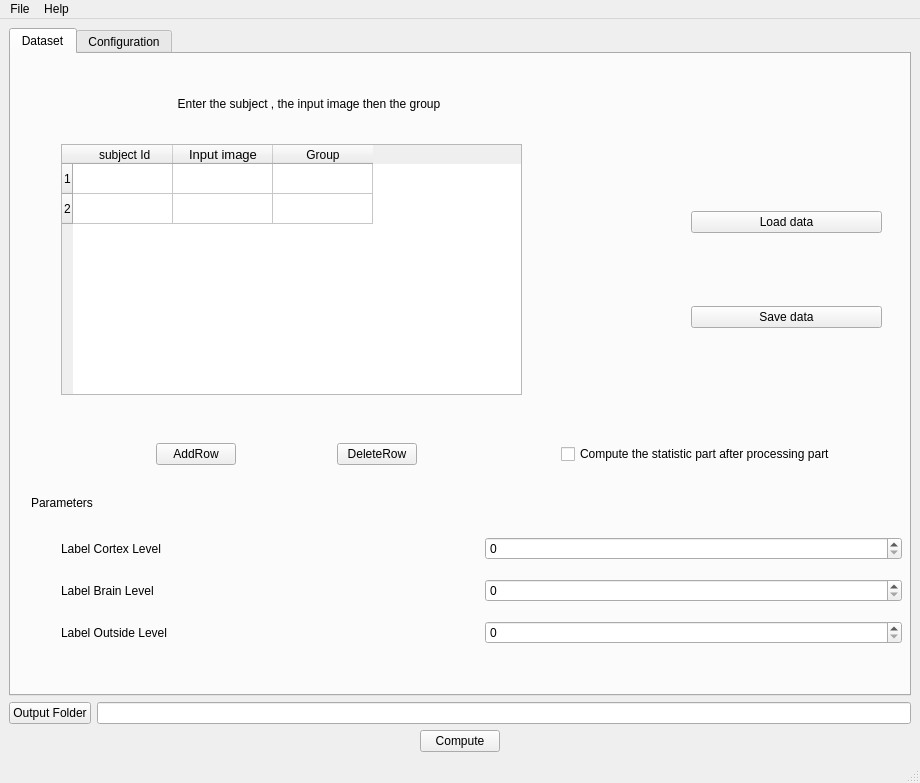
<?xml version="1.0" encoding="UTF-8"?>
<ui version="4.0">
 <class>MainWindow</class>
 <widget class="QMainWindow" name="MainWindow">
  <property name="geometry">
   <rect>
    <x>0</x>
    <y>0</y>
    <width>920</width>
    <height>783</height>
   </rect>
  </property>
  <property name="windowTitle">
   <string>MainWindow</string>
  </property>
  <widget class="QWidget" name="centralwidget">
   <layout class="QVBoxLayout" name="verticalLayout_4">
    <item>
     <widget class="QTabWidget" name="tabWidget">
      <property name="contextMenuPolicy">
       <enum>Qt::NoContextMenu</enum>
      </property>
      <property name="currentIndex">
       <number>0</number>
      </property>
      <widget class="QWidget" name="Dataset">
       <attribute name="title">
        <string>Dataset</string>
       </attribute>
       <widget class="QLabel" name="label">
        <property name="geometry">
         <rect>
          <x>160</x>
          <y>40</y>
          <width>341</width>
          <height>20</height>
         </rect>
        </property>
        <property name="text">
         <string>  Enter the subject , the input image then the group</string>
        </property>
       </widget>
       <widget class="QWidget" name="verticalLayoutWidget">
        <property name="geometry">
         <rect>
          <x>680</x>
          <y>90</y>
          <width>191</width>
          <height>251</height>
         </rect>
        </property>
        <layout class="QVBoxLayout" name="verticalLayout">
         <item>
          <spacer name="verticalSpacer">
           <property name="orientation">
            <enum>Qt::Vertical</enum>
           </property>
           <property name="sizeHint" stdset="0">
            <size>
             <width>20</width>
             <height>40</height>
            </size>
           </property>
          </spacer>
         </item>
         <item>
          <widget class="QPushButton" name="loaddataButton">
           <property name="toolTip">
            <string>Open CSV file as Dataset</string>
           </property>
           <property name="text">
            <string>Load data</string>
           </property>
           <property name="checkable">
            <bool>false</bool>
           </property>
          </widget>
         </item>
         <item>
          <spacer name="verticalSpacer_3">
           <property name="orientation">
            <enum>Qt::Vertical</enum>
           </property>
           <property name="sizeHint" stdset="0">
            <size>
             <width>20</width>
             <height>40</height>
            </size>
           </property>
          </spacer>
         </item>
         <item>
          <widget class="QPushButton" name="savedatabutton">
           <property name="toolTip">
            <string>Generate a CSV file with Dataset</string>
           </property>
           <property name="text">
            <string>Save data</string>
           </property>
          </widget>
         </item>
         <item>
          <spacer name="verticalSpacer_4">
           <property name="orientation">
            <enum>Qt::Vertical</enum>
           </property>
           <property name="sizeHint" stdset="0">
            <size>
             <width>20</width>
             <height>40</height>
            </size>
           </property>
          </spacer>
         </item>
        </layout>
       </widget>
       <widget class="QWidget" name="horizontalLayoutWidget_2">
        <property name="geometry">
         <rect>
          <x>50</x>
          <y>90</y>
          <width>461</width>
          <height>251</height>
         </rect>
        </property>
        <layout class="QHBoxLayout" name="horizontalLayout_2">
         <item>
          <widget class="QTableWidget" name="tableWidget">
           <row>
            <property name="text">
             <string>1</string>
            </property>
           </row>
           <row>
            <property name="text">
             <string>2</string>
            </property>
           </row>
           <column>
            <property name="text">
             <string> subject Id</string>
            </property>
           </column>
           <column>
            <property name="text">
             <string>Input image</string>
            </property>
            <property name="font">
             <font>
              <pointsize>10</pointsize>
             </font>
            </property>
           </column>
           <column>
            <property name="text">
             <string>Group</string>
            </property>
           </column>
          </widget>
         </item>
        </layout>
       </widget>
       <widget class="QWidget" name="horizontalLayoutWidget">
        <property name="geometry">
         <rect>
          <x>50</x>
          <y>370</y>
          <width>451</width>
          <height>61</height>
         </rect>
        </property>
        <layout class="QHBoxLayout" name="horizontalLayout">
         <item>
          <spacer name="horizontalSpacer_4">
           <property name="orientation">
            <enum>Qt::Horizontal</enum>
           </property>
           <property name="sizeHint" stdset="0">
            <size>
             <width>40</width>
             <height>20</height>
            </size>
           </property>
          </spacer>
         </item>
         <item>
          <widget class="QPushButton" name="AddRowButton">
           <property name="text">
            <string>AddRow</string>
           </property>
          </widget>
         </item>
         <item>
          <spacer name="horizontalSpacer_5">
           <property name="orientation">
            <enum>Qt::Horizontal</enum>
           </property>
           <property name="sizeHint" stdset="0">
            <size>
             <width>40</width>
             <height>20</height>
            </size>
           </property>
          </spacer>
         </item>
         <item>
          <widget class="QPushButton" name="DeleteRowButton">
           <property name="text">
            <string>DeleteRow</string>
           </property>
          </widget>
         </item>
         <item>
          <spacer name="horizontalSpacer_3">
           <property name="orientation">
            <enum>Qt::Horizontal</enum>
           </property>
           <property name="sizeHint" stdset="0">
            <size>
             <width>40</width>
             <height>20</height>
            </size>
           </property>
          </spacer>
         </item>
        </layout>
       </widget>
       <widget class="QWidget" name="verticalLayoutWidget_3">
        <property name="geometry">
         <rect>
          <x>550</x>
          <y>370</y>
          <width>341</width>
          <height>61</height>
         </rect>
        </property>
        <layout class="QVBoxLayout" name="verticalLayout_10">
         <item>
          <widget class="QCheckBox" name="StatisticBox">
           <property name="text">
            <string>Compute the statistic part after processing part</string>
           </property>
          </widget>
         </item>
        </layout>
       </widget>
       <widget class="QWidget" name="verticalLayoutWidget_2">
        <property name="geometry">
         <rect>
          <x>50</x>
          <y>470</y>
          <width>841</width>
          <height>136</height>
         </rect>
        </property>
        <layout class="QVBoxLayout" name="verticalLayout_2">
         <item>
          <layout class="QHBoxLayout" name="horizontalLayout_3">
           <item>
            <widget class="QLabel" name="label_3">
             <property name="text">
              <string>Label Cortex Level</string>
             </property>
            </widget>
           </item>
           <item>
            <widget class="QSpinBox" name="extractlabelspinbox"/>
           </item>
          </layout>
         </item>
         <item>
          <layout class="QHBoxLayout" name="horizontalLayout_11">
           <item>
            <widget class="QLabel" name="label_5">
             <property name="toolTip">
              <string>Id number for the low Dirichlet boundary condition </string>
             </property>
             <property name="text">
              <string>Label Brain Level</string>
             </property>
            </widget>
           </item>
           <item>
            <widget class="QSpinBox" name="idlspinbox"/>
           </item>
          </layout>
         </item>
         <item>
          <layout class="QHBoxLayout" name="horizontalLayout_12">
           <item>
            <widget class="QLabel" name="label_6">
             <property name="toolTip">
              <string>Id number for the high Dirichlet boundary condition </string>
             </property>
             <property name="text">
              <string>Label Outside Level</string>
             </property>
            </widget>
           </item>
           <item>
            <widget class="QSpinBox" name="idhspinbox"/>
           </item>
          </layout>
         </item>
        </layout>
       </widget>
       <widget class="QLabel" name="label_8">
        <property name="geometry">
         <rect>
          <x>20</x>
          <y>440</y>
          <width>131</width>
          <height>17</height>
         </rect>
        </property>
        <property name="text">
         <string>Parameters</string>
        </property>
       </widget>
      </widget>
      <widget class="QWidget" name="ConfigFile">
       <attribute name="title">
        <string>Configuration</string>
       </attribute>
       <layout class="QVBoxLayout" name="verticalLayout_3">
        <item>
         <widget class="QLabel" name="label_2">
          <property name="text">
           <string>     Rodent Thickness Configuration file</string>
          </property>
         </widget>
        </item>
        <item>
         <layout class="QGridLayout" name="gridLayout">
          <item row="0" column="0">
           <widget class="QPushButton" name="measureThicknessFilterButton">
            <property name="text">
             <string>measureThicknessFilter</string>
            </property>
           </widget>
          </item>
          <item row="0" column="3">
           <widget class="QPushButton" name="measureThicknessFilterResetButton">
            <property name="toolTip">
             <string>Reset Software Path</string>
            </property>
            <property name="text">
             <string>R</string>
            </property>
           </widget>
          </item>
          <item row="1" column="0">
           <widget class="QPushButton" name="GenParaMeshCLPButton">
            <property name="text">
             <string>GenParaMeshCLP</string>
            </property>
           </widget>
          </item>
          <item row="1" column="1">
           <widget class="QLineEdit" name="GenParaMeshCLPPath"/>
          </item>
          <item row="0" column="1">
           <widget class="QLineEdit" name="measureThicknessFilterPath"/>
          </item>
          <item row="1" column="3">
           <widget class="QPushButton" name="GenParaMeshResetCLPButton">
            <property name="toolTip">
             <string>Reset Software Path</string>
            </property>
            <property name="text">
             <string>R</string>
            </property>
           </widget>
          </item>
          <item row="2" column="0">
           <widget class="QPushButton" name="ParaToSPHARMMeshCLPButton">
            <property name="text">
             <string>ParaToSPHARMMeshCLP</string>
            </property>
           </widget>
          </item>
          <item row="2" column="1">
           <widget class="QLineEdit" name="ParaToSPHARMMeshCLPPath"/>
          </item>
          <item row="2" column="3">
           <widget class="QPushButton" name="ParaToSPHARMMeshCLPResetButton">
            <property name="toolTip">
             <string>Reset Software Path</string>
            </property>
            <property name="text">
             <string>R</string>
            </property>
           </widget>
          </item>
          <item row="3" column="0">
           <widget class="QPushButton" name="MeshPointIntensitySamplingButton">
            <property name="text">
             <string>MeshPointsIntensitySampling</string>
            </property>
           </widget>
          </item>
          <item row="3" column="1">
           <widget class="QLineEdit" name="MeshPointIntensitySamplingPath"/>
          </item>
          <item row="3" column="3">
           <widget class="QPushButton" name="MeshPointIntensitySamplingResetButton">
            <property name="toolTip">
             <string>Reset Software Path</string>
            </property>
            <property name="text">
             <string>R</string>
            </property>
           </widget>
          </item>
          <item row="4" column="0">
           <widget class="QPushButton" name="ShapeWorksRunButton">
            <property name="text">
             <string>ShapeWorksRun</string>
            </property>
           </widget>
          </item>
          <item row="4" column="1">
           <widget class="QLineEdit" name="ShapeWorksRunPath"/>
          </item>
          <item row="4" column="3">
           <widget class="QPushButton" name="ShapeWorksRunResetButton">
            <property name="toolTip">
             <string>Reset Software Path</string>
            </property>
            <property name="text">
             <string>R</string>
            </property>
           </widget>
          </item>
          <item row="5" column="0">
           <widget class="QPushButton" name="ShapeWorksGroomButton">
            <property name="text">
             <string>ShapeWorksGroom</string>
            </property>
           </widget>
          </item>
          <item row="5" column="1">
           <widget class="QLineEdit" name="ShapeWorksGroomPath"/>
          </item>
          <item row="5" column="3">
           <widget class="QPushButton" name="ShapeWorksGroomResetButton">
            <property name="toolTip">
             <string>Reset Software Path</string>
            </property>
            <property name="text">
             <string>R</string>
            </property>
           </widget>
          </item>
          <item row="6" column="0">
           <widget class="QPushButton" name="ImageMathButton">
            <property name="text">
             <string>ImageMath</string>
            </property>
           </widget>
          </item>
          <item row="6" column="1">
           <widget class="QLineEdit" name="ImageMathPath"/>
          </item>
          <item row="6" column="3">
           <widget class="QPushButton" name="ImageMathResetButton">
            <property name="toolTip">
             <string>Reset Software Path</string>
            </property>
            <property name="text">
             <string>R</string>
            </property>
           </widget>
          </item>
          <item row="7" column="0">
           <widget class="QPushButton" name="SegPostprocessButton">
            <property name="text">
             <string>SegPostprocessCLP</string>
            </property>
           </widget>
          </item>
          <item row="7" column="1">
           <widget class="QLineEdit" name="SegPostprocessPath"/>
          </item>
          <item row="7" column="3">
           <widget class="QPushButton" name="SegPostprocessResetButton">
            <property name="toolTip">
             <string>Reset Software Path</string>
            </property>
            <property name="text">
             <string>R</string>
            </property>
           </widget>
          </item>
          <item row="8" column="0">
           <widget class="QPushButton" name="PythonPathButton">
            <property name="text">
             <string>Python Path</string>
            </property>
           </widget>
          </item>
          <item row="8" column="1">
           <widget class="QLineEdit" name="PythonPath"/>
          </item>
          <item row="8" column="3">
           <widget class="QPushButton" name="PythonPathResetButton">
            <property name="toolTip">
             <string>Reset Software Path</string>
            </property>
            <property name="text">
             <string>R</string>
            </property>
           </widget>
          </item>
          <item row="9" column="0">
           <widget class="QPushButton" name="RScriptPathButton">
            <property name="text">
             <string>RScript Path</string>
            </property>
           </widget>
          </item>
          <item row="9" column="1">
           <widget class="QLineEdit" name="RScriptPath"/>
          </item>
          <item row="9" column="3">
           <widget class="QPushButton" name="RScriptPathResetButton">
            <property name="toolTip">
             <string>Reset Software Path</string>
            </property>
            <property name="text">
             <string>R</string>
            </property>
           </widget>
          </item>
          <item row="10" column="0">
           <widget class="QPushButton" name="BinaryToDistanceMapButton">
            <property name="text">
             <string>BinaryToDistanceMap</string>
            </property>
           </widget>
          </item>
          <item row="10" column="1">
           <widget class="QLineEdit" name="BinaryToDistanceMapPath"/>
          </item>
          <item row="10" column="3">
           <widget class="QPushButton" name="BinaryToDistanceMapResetButton">
            <property name="toolTip">
             <string>Reset Software Path</string>
            </property>
            <property name="text">
             <string>R</string>
            </property>
           </widget>
          </item>
          <item row="11" column="0">
           <widget class="QPushButton" name="ShapeWorksPythonScriptButton">
            <property name="toolTip">
             <string>shapeworks.py folder gave</string>
            </property>
            <property name="text">
             <string>ShapeWorksPythonScript</string>
            </property>
           </widget>
          </item>
          <item row="11" column="1">
           <widget class="QLineEdit" name="ShapeWorksPythonScriptPath"/>
          </item>
          <item row="11" column="3">
           <widget class="QPushButton" name="ShapeWorksPythonScriptResetButton">
            <property name="toolTip">
             <string>Reset Software Path</string>
            </property>
            <property name="text">
             <string>R</string>
            </property>
           </widget>
          </item>
          <item row="12" column="0">
           <widget class="QPushButton" name="concatToColumnsPythonScriptButton">
            <property name="toolTip">
             <string>concatToColumns.py folder gave</string>
            </property>
            <property name="text">
             <string>concatToColumnsPythonScript</string>
            </property>
           </widget>
          </item>
          <item row="12" column="1">
           <widget class="QLineEdit" name="concatToColumnsPythonScriptPath"/>
          </item>
          <item row="12" column="3">
           <widget class="QPushButton" name="concatToColumnsPythonScriptResetButton">
            <property name="toolTip">
             <string>Reset Software Path</string>
            </property>
            <property name="text">
             <string>R</string>
            </property>
           </widget>
          </item>
          <item row="13" column="0">
           <widget class="QPushButton" name="vtkPointAttributesPythonScriptButton">
            <property name="toolTip">
             <string>vtkPointAttributes.py folder gave</string>
            </property>
            <property name="text">
             <string>vtkPointAttributesPythonScript</string>
            </property>
           </widget>
          </item>
          <item row="13" column="1">
           <widget class="QLineEdit" name="vtkPointAttributesPythonScriptPath"/>
          </item>
          <item row="13" column="3">
           <widget class="QPushButton" name="vtkPointAttributesPythonScriptResetButton">
            <property name="toolTip">
             <string>Reset Software Path</string>
            </property>
            <property name="text">
             <string>R</string>
            </property>
           </widget>
          </item>
          <item row="14" column="0">
           <widget class="QPushButton" name="RScriptButton">
            <property name="toolTip">
             <string>rodentThickness.r folder gave</string>
            </property>
            <property name="text">
             <string>RScript &quot; rodentThickness.r &quot;</string>
            </property>
           </widget>
          </item>
          <item row="14" column="1">
           <widget class="QLineEdit" name="RScriptRodentThicknessPath"/>
          </item>
          <item row="14" column="3">
           <widget class="QPushButton" name="RScriptResetButton">
            <property name="toolTip">
             <string>Reset Software Path</string>
            </property>
            <property name="text">
             <string>R</string>
            </property>
           </widget>
          </item>
         </layout>
        </item>
        <item>
         <layout class="QHBoxLayout" name="horizontalLayout_4">
          <item>
           <spacer name="horizontalSpacer">
            <property name="orientation">
             <enum>Qt::Horizontal</enum>
            </property>
            <property name="sizeHint" stdset="0">
             <size>
              <width>40</width>
              <height>20</height>
             </size>
            </property>
           </spacer>
          </item>
          <item>
           <widget class="QPushButton" name="DefaultButton">
            <property name="toolTip">
             <string>Use the program paths given by the system</string>
            </property>
            <property name="text">
             <string>Default</string>
            </property>
           </widget>
          </item>
          <item>
           <spacer name="horizontalSpacer_2">
            <property name="orientation">
             <enum>Qt::Horizontal</enum>
            </property>
            <property name="sizeHint" stdset="0">
             <size>
              <width>40</width>
              <height>20</height>
             </size>
            </property>
           </spacer>
          </item>
         </layout>
        </item>
        <item>
         <layout class="QHBoxLayout" name="horizontalLayout_7">
          <item>
           <layout class="QVBoxLayout" name="verticalLayout_7">
            <item>
             <widget class="QPushButton" name="PathFilesBmsButton">
              <property name="text">
               <string>Directory containing Batchmake Script</string>
              </property>
             </widget>
            </item>
           </layout>
          </item>
          <item>
           <layout class="QVBoxLayout" name="verticalLayout_8">
            <item>
             <widget class="QLineEdit" name="PathFilesBmsPath"/>
            </item>
           </layout>
          </item>
         </layout>
        </item>
        <item>
         <spacer name="verticalSpacer_2">
          <property name="orientation">
           <enum>Qt::Vertical</enum>
          </property>
          <property name="sizeHint" stdset="0">
           <size>
            <width>20</width>
            <height>40</height>
           </size>
          </property>
         </spacer>
        </item>
       </layout>
      </widget>
     </widget>
    </item>
    <item>
     <layout class="QHBoxLayout" name="horizontalLayout_5">
      <item>
       <widget class="QPushButton" name="OutputFolderButton">
        <property name="text">
         <string>Output Folder</string>
        </property>
       </widget>
      </item>
      <item>
       <widget class="QLineEdit" name="OutputFolderPath"/>
      </item>
     </layout>
    </item>
    <item>
     <layout class="QHBoxLayout" name="horizontalLayout_6">
      <item>
       <spacer name="horizontalSpacer_6">
        <property name="orientation">
         <enum>Qt::Horizontal</enum>
        </property>
        <property name="sizeHint" stdset="0">
         <size>
          <width>40</width>
          <height>20</height>
         </size>
        </property>
       </spacer>
      </item>
      <item>
       <widget class="QPushButton" name="ComputeButton">
        <property name="text">
         <string>Compute</string>
        </property>
       </widget>
      </item>
      <item>
       <spacer name="horizontalSpacer_7">
        <property name="orientation">
         <enum>Qt::Horizontal</enum>
        </property>
        <property name="sizeHint" stdset="0">
         <size>
          <width>40</width>
          <height>20</height>
         </size>
        </property>
       </spacer>
      </item>
     </layout>
    </item>
   </layout>
  </widget>
  <widget class="QMenuBar" name="menubar">
   <property name="geometry">
    <rect>
     <x>0</x>
     <y>0</y>
     <width>920</width>
     <height>25</height>
    </rect>
   </property>
   <widget class="QMenu" name="menuFile">
    <property name="title">
     <string>File</string>
    </property>
    <addaction name="actionLoad_Configuration"/>
    <addaction name="actionSave_Configuration"/>
    <addaction name="actionExit"/>
   </widget>
   <widget class="QMenu" name="menuHelp">
    <property name="title">
     <string>Help</string>
    </property>
    <addaction name="actionRead_Me"/>
   </widget>
   <addaction name="menuFile"/>
   <addaction name="menuHelp"/>
  </widget>
  <widget class="QStatusBar" name="statusbar"/>
  <action name="actionLoad_Configuration">
   <property name="text">
    <string>Load Configuration</string>
   </property>
  </action>
  <action name="actionSave_Configuration">
   <property name="text">
    <string>Save Configuration</string>
   </property>
  </action>
  <action name="actionExit">
   <property name="text">
    <string>Exit</string>
   </property>
  </action>
  <action name="actionRead_Me">
   <property name="text">
    <string>Read Me</string>
   </property>
  </action>
 </widget>
 <resources/>
 <connections/>
</ui>
